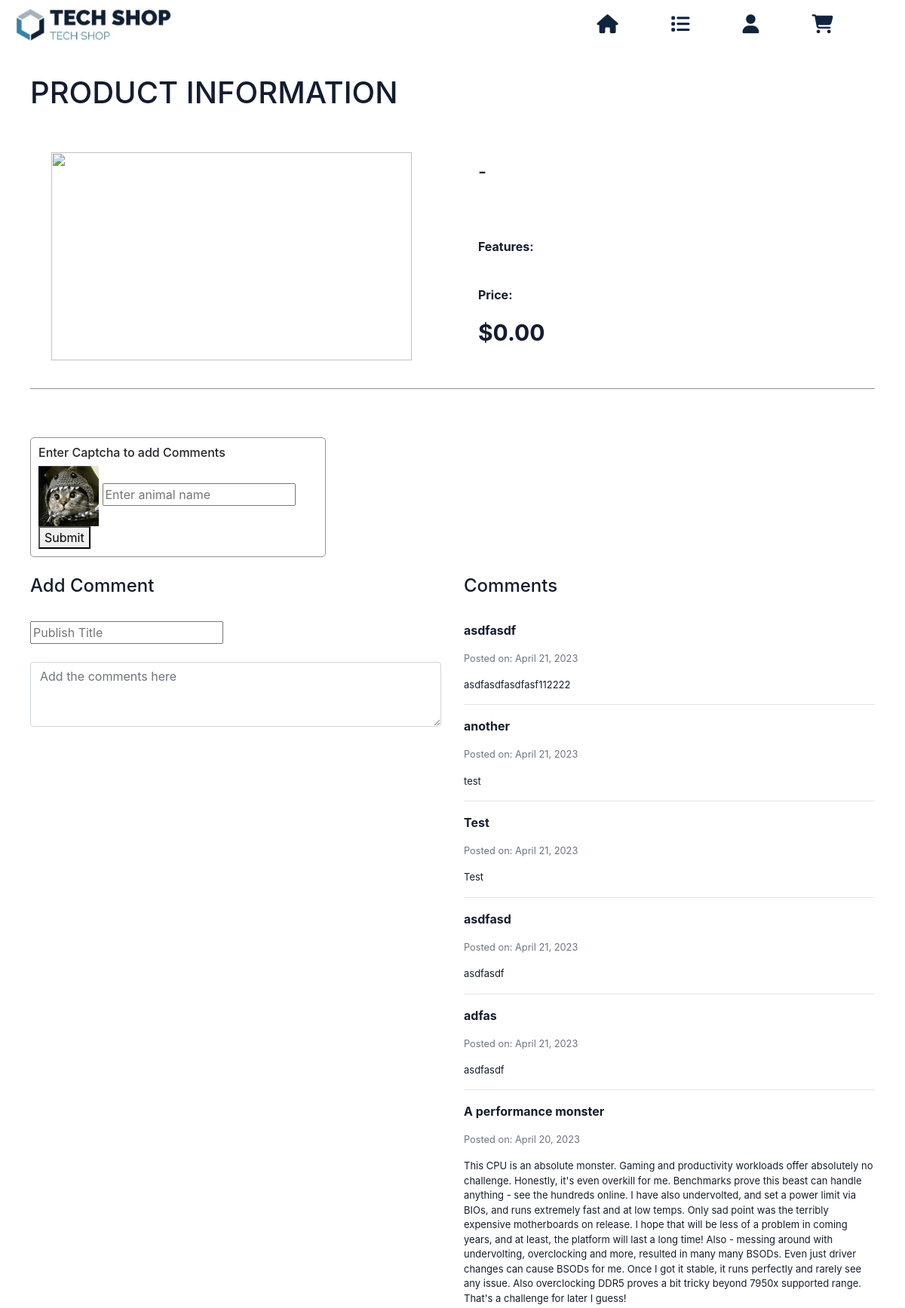
Page /product_info.php?id=4 (upper part) on the earlier database version.
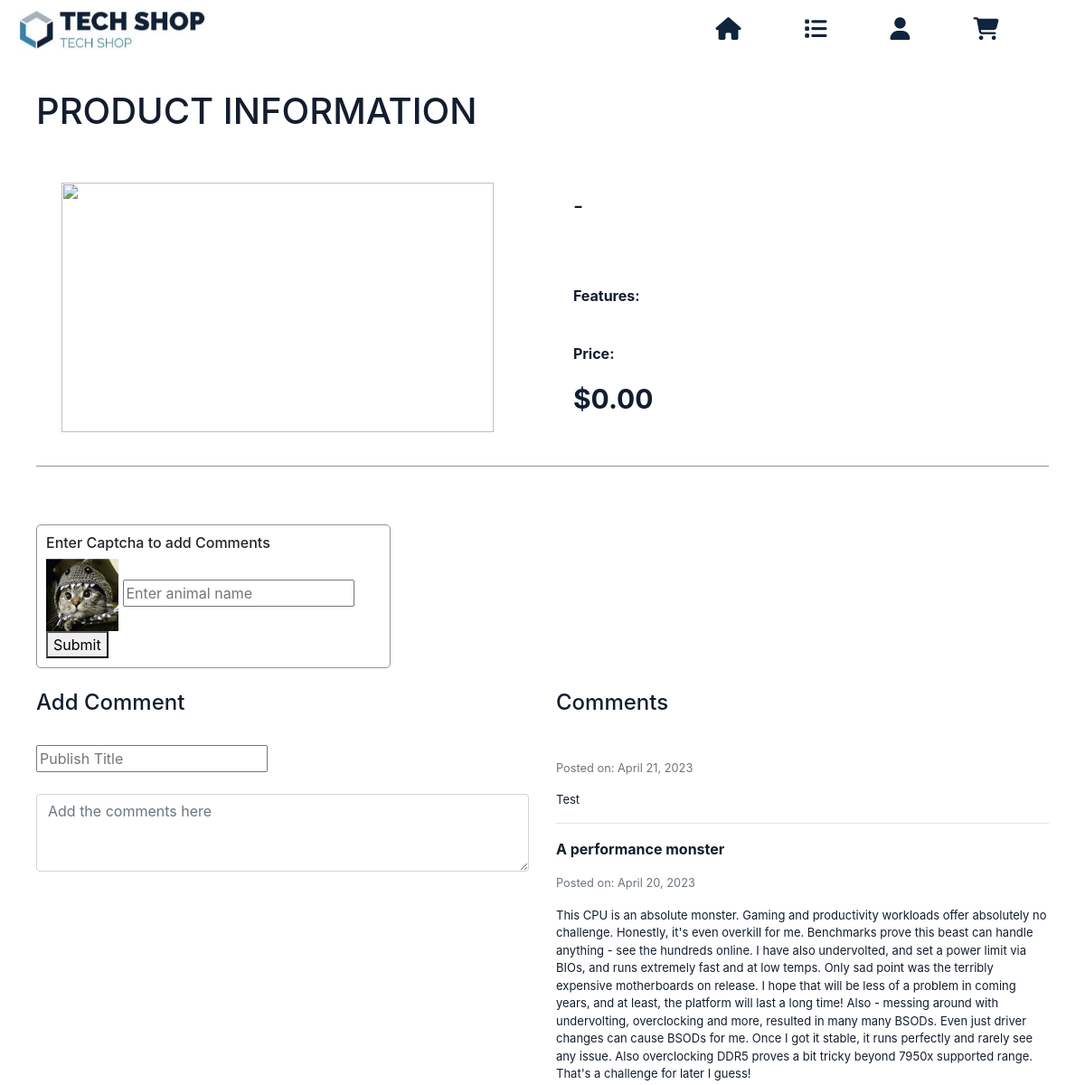
Same page on the later database version.
### tables this page shows
CREATE TABLE `ts_comment` (
  `id` int(11) NOT NULL,
  `user_id` int(11) NOT NULL,
  `product_id` int(11) NOT NULL,
  `comment_title` text NOT NULL,
  `user_comment` text NOT NULL,
  `created_at` timestamp NULL DEFAULT current_timestamp()
);

### product_info.php (the view, shortened to what this page needs)
<?php
    include ("_connect.php");
?>
<!DOCTYPE html>
<html lang="en">
<head>
    <link rel="stylesheet" href="https://cdnjs.cloudflare.com/ajax/libs/font-awesome/4.7.0/css/font-awesome.min.css">
    <link rel="stylesheet" href="https://cdn.jsdelivr.net/npm/bootstrap@4.3.1/dist/css/bootstrap.min.css">
    <link rel="stylesheet" href="style.css">
</head>
<body>
    <header class="w_search">
        <div class="logo"><img src="logo/logo.png" alt=" "></div>
        <div class="items-nav">
            <div class = item-option title="Home">
                <a href="index.php"><i class="fa fa-home"></i></a>
            </div>
            <div class = item-option title="Products List">
                <a href="products_list.php"><i class="fa fa-list"></i></a>
            </div>
            <div class="item-option" title="Log In">
                <a href="login.php"><i class="fa fa-user"></i></a>
            </div>
            <div class="item-option" title="Shopping Cart"><i class="fa fa-shopping-cart"></i></div>
        </div>
    </header>
    <div class="container"><br>
        <h1>PRODUCT INFORMATION</h1><br>
        <div class="product_container">
            <div class="product_image">
                <img src="<?php echo $_GET['image_url']; ?>" alt="" >
            </div>
            <div class="product_info">
                <h4><?php echo $_GET['manufacturer']; ?> - <?php echo $_GET['reference']; ?></h4><br>
                <p><?php echo $_GET['description']; ?></p><br>
                <p><strong>Features:</strong> <?php echo $_GET['features']; ?></p><br>
                <p><strong>Price:</strong><p class="price-info"><?php echo '$' . number_format($_GET['price'], 2); ?></p>
            </div>
        </div><br>
            <div class="captcha-input" <?php if (isset($_COOKIE['captcha_validated'])) echo 'style="display: none;"'; ?>>
            <h6>Enter Captcha to add Comments</h6>
                <img id="captcha-image" src="captcha_images/" alt="">
                <input type="text" id="captcha-input" placeholder="Enter animal name">
                <button id="submit-button">Submit</button>
            </div><br>
            <section class="row">
                <div class="col" id="comments_section">
                    <h4>Add Comment</h4><br>
                    <form method="POST">
                        <input type="text" name="comment_title" placeholder="Publish Title"> <br><br>
                        <textarea name="user_comment" placeholder="Add the comments here" class="form-control" rows="3" cols="30" required></textarea><br>
                    </form><br>
            </div>
        <div class="col" id="comments">
            <h4 class="comments">Comments</h4><br>
                <?php
                    $product_id = $_GET['id'];
                    $pdo = new PDO("mysql:host=$host;dbname=$dbname;charset=utf8mb4", $username, $password);
                    $pdo->setAttribute(PDO::ATTR_ERRMODE, PDO::ERRMODE_EXCEPTION);
                    $stmt = $pdo->prepare("SELECT comment_title, user_comment, created_at
                                        FROM ts_comment
                                        WHERE product_id = :product_id
                                        ORDER BY created_at DESC");
                    $stmt->bindParam(':product_id', $product_id);
                    $stmt->execute();
                    while ($row = $stmt->fetch()) {
                        echo '<div>';
                ?>
                    <p class="title_comment"><?php echo $row['comment_title']?></p>
                    <p class="small text-muted">Posted on: <?php  echo date("F d, Y", strtotime($row  ['created_at']))?></p>
                    <p class="content_comment"><?php echo $row['user_comment']?></p>
                <?php
                    echo '</div><hr>';
                }
                ?>
        </div>
    </section>
    </div>
    <link rel="stylesheet" href="https://cdnjs.cloudflare.com/ajax/libs/font-awesome/6.4.0/css/all.min.css" />
</body>
</html>

Differences in the rows shown:
removed ts_comment: comment_title "asdfasdf", created_at "April 21, 2023", user_comment "asdfasdfasdfasf112222"
removed ts_comment: comment_title "another", created_at "April 21, 2023", user_comment "test"
removed ts_comment: comment_title "Test", created_at "April 21, 2023", user_comment "Test"
removed ts_comment: comment_title "asdfasd", created_at "April 21, 2023", user_comment "asdfasdf"
removed ts_comment: comment_title "adfas", created_at "April 21, 2023", user_comment "asdfasdf"
added ts_comment: created_at "April 21, 2023", user_comment "Test"
